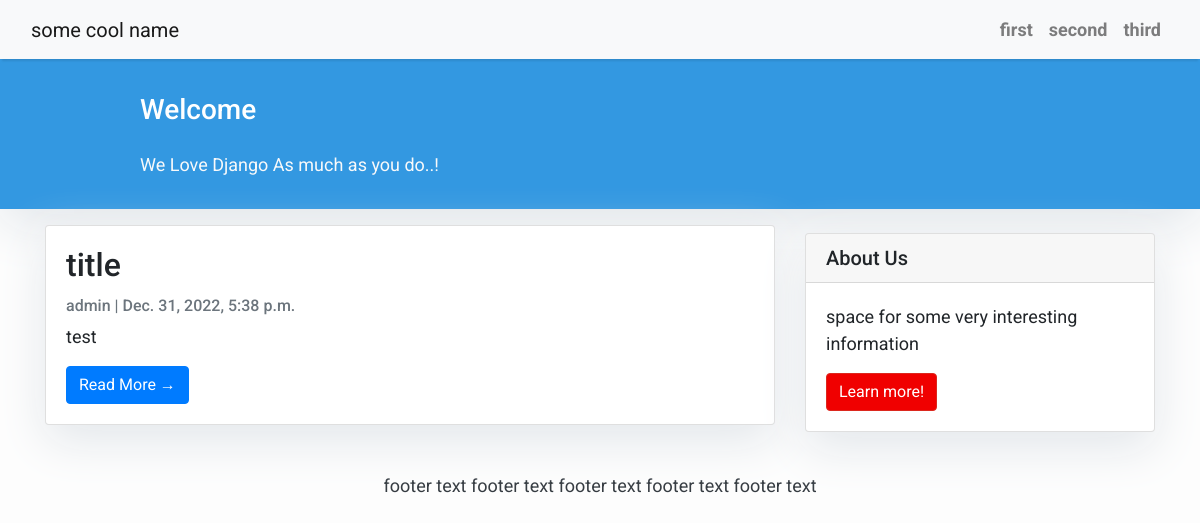
/, run on an earlier commit of the app's database.
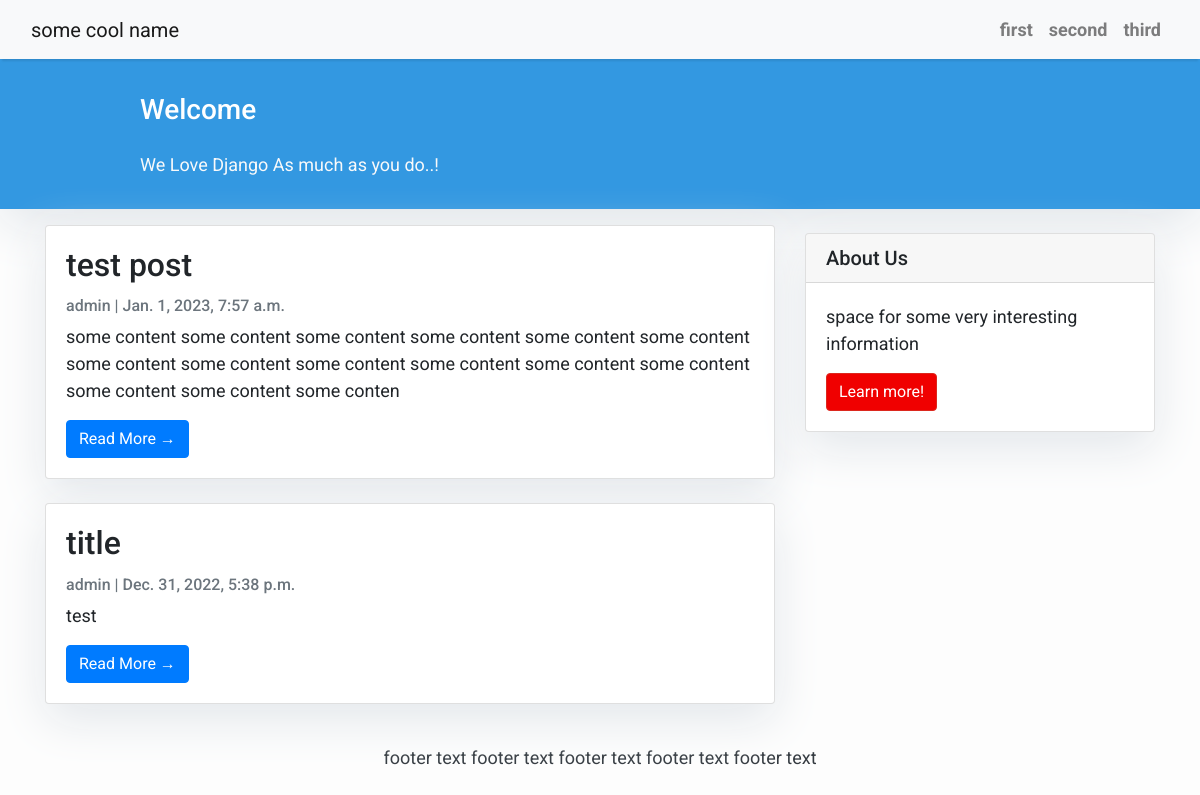
And on a later commit of the database.
### blog/models.py (models this page shows, shortened)
class Post(models.Model):
    title = models.CharField(max_length=200, unique=True)
    slug = models.SlugField(max_length=200, unique=True)
    author = models.ForeignKey(User, on_delete= models.CASCADE,related_name='blog_posts')
    updated_on = models.DateTimeField(auto_now= True)
    content = models.TextField()
    created_on = models.DateTimeField(auto_now_add=True)
    status = models.IntegerField(choices=STATUS, default=0)
    class Meta:
        ordering = ['-created_on']

### blog/views.py (the view)
# urls.py: path('', views.PostList.as_view(), name='home'),
class PostList(generic.ListView):
    queryset = Post.objects.filter(status=1).order_by('-created_on')
    template_name = 'index.html'

### templates/index.html (shortened to what this page needs)
{% extends "base.html" %}
{% block content %}
<header class="masthead">
    <div class="container">
        <div class="row">
            <div class=" col-md-8 col-md-10 mx-auto">
                <div class="site-heading">
                    <h3 class=" site-heading my-4 mt-3 text-white">Welcome</h3>
                    <p class="text-light">We Love Django As much as you do..! &nbsp
                    </p>
                </div>
            </div>
        </div>
    </div>
</header>
<div class="container">
    <div class="row">
        <div class="col-md-8 mt-3 left">
            {% for post in post_list %}
            <div class="card mb-4">
                <div class="card-body">
                    <h2 class="card-title">{{ post.title }}</h2>
                    <p class="card-text text-muted h6">{{ post.author }} | {{ post.created_on }} </p>
                    <p class="card-text">{{post.content|slice:":200" }}</p>
                    <a href="{% url 'post_detail' post.slug  %}" class="btn btn-primary">Read More &rarr;</a>
                </div>
            </div>
            {% endfor %}
        </div>
        {% block sidebar %} {% include 'sidebar.html' %} {% endblock sidebar %}
    </div>
</div>
{%endblock%}

What changed in the data, as far as the page shows it:
added Post: title "test post", author "admin", created_on "Jan. 1, 2023, 7:57 a.m.", content "some content some content some content some content some content some content some content some content some content some content some content some content some content some content some conten"
